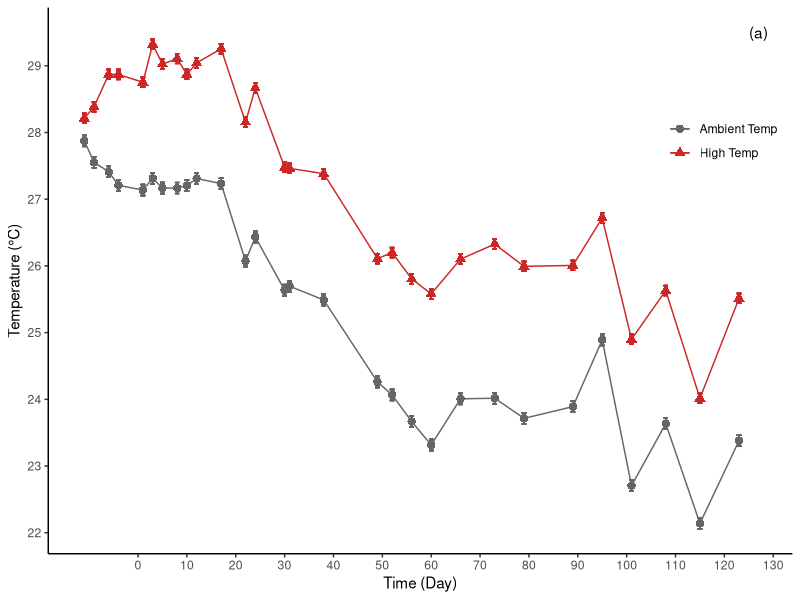
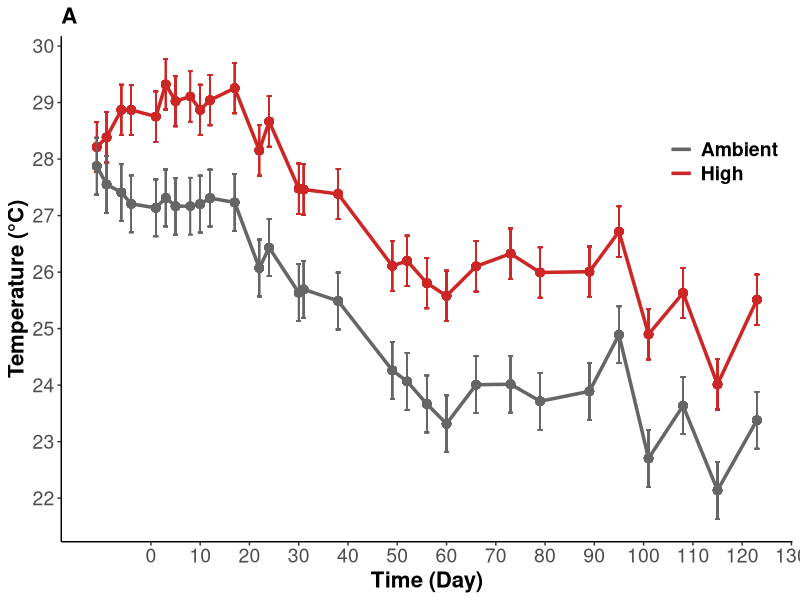
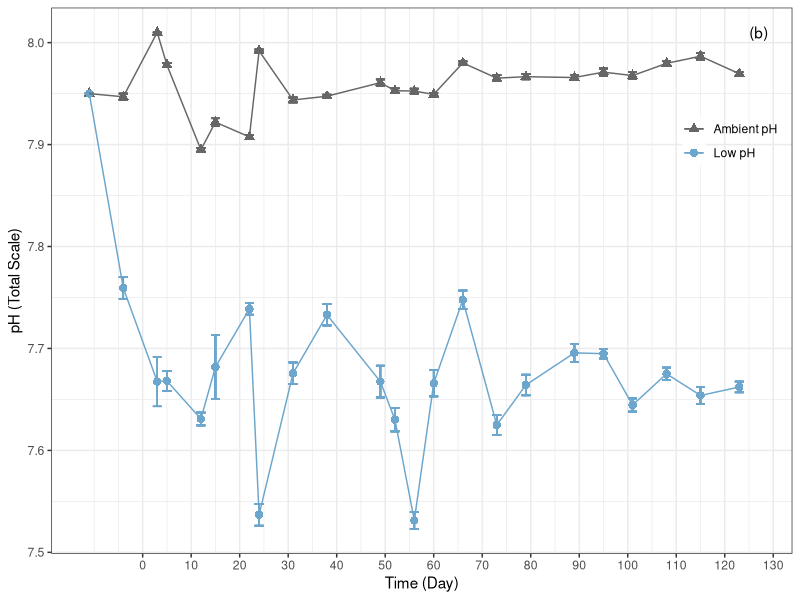
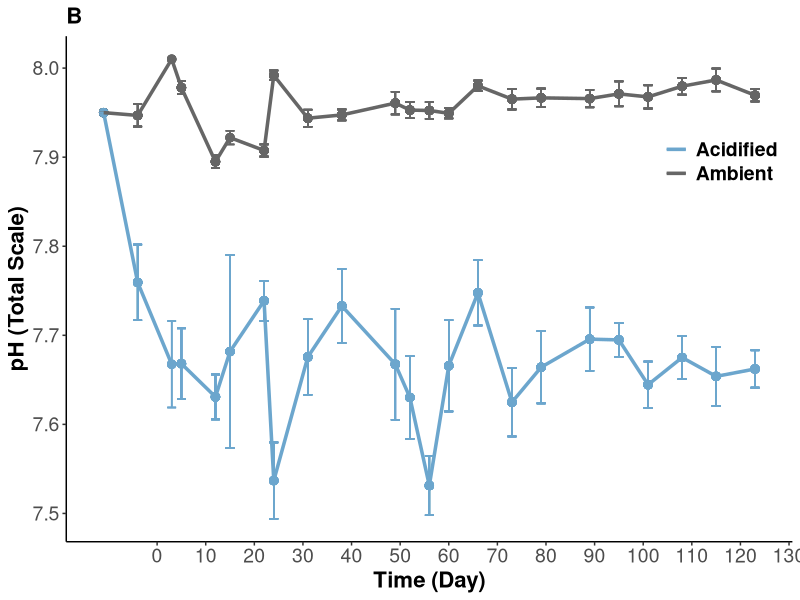
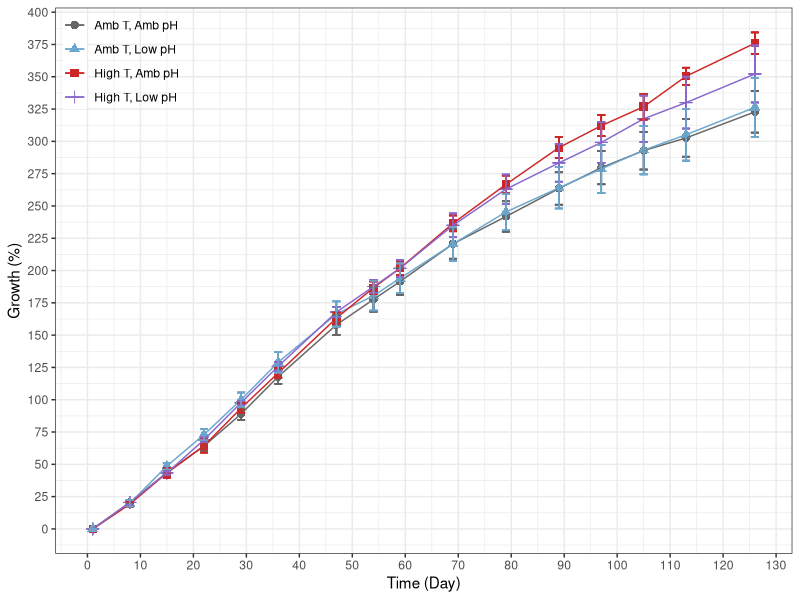
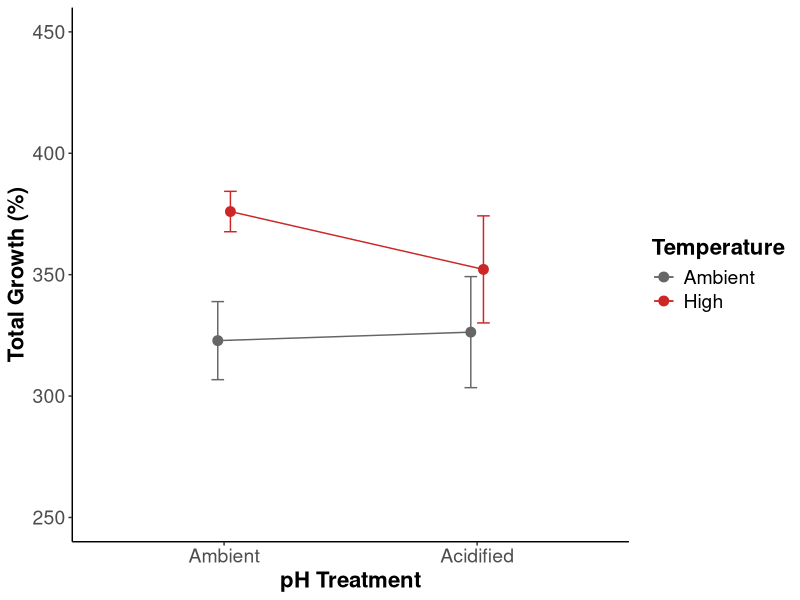
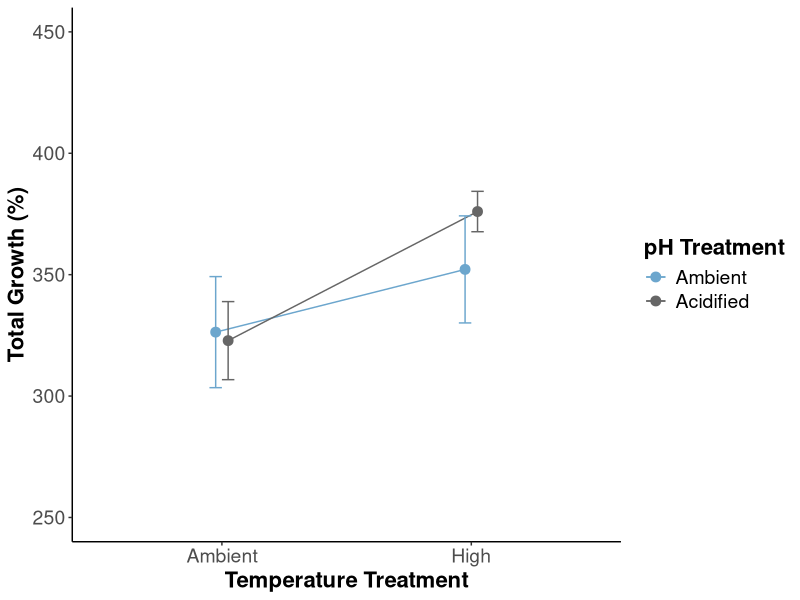
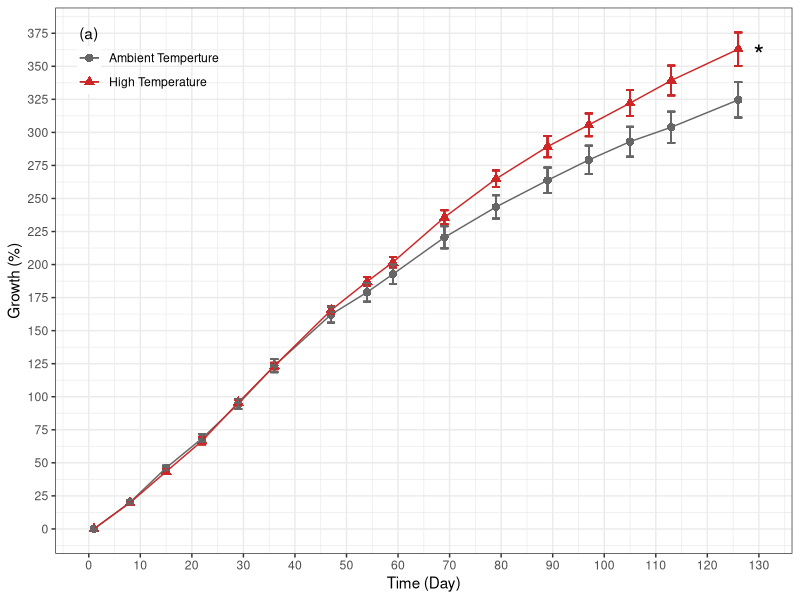

These figures' R source, in order: (Note: this script raises an error after producing the figures.)
## ---- chunk 1
rm(list=ls(all=TRUE))
results <- read.csv("Data/Urchin_ClimateChange_Data.csv", header=T, na.strings="NA")

library("tidyverse")
library("lme4") #linear mixed modeling
library("lmtest") #linear mixed modeling
library("lmerTest") #calculate p-values in models
library("car") #levenes tests
library("emmeans") #post-hoc tests
library("lsmeans") #post-hoc tests
library("plotrix") #calculate std.error
library("dplyr") 
## ---- chunk 2

#this doesn't work - group_by is not working and it's not recognizing temperature columns - why is this? 

results %>% 
  select("Day", "Temperature", "Temp") %>%
  drop_na(Temp) %>%
  group_by(Day, Temperature) %>%
  mutate(meanT = mean(Temp)) %>%
  group_by(Temperature) %>% 
  mutate(se = std.error(Temp)) %>%
  
  
ggplot(aes(Day, meanT, color = Temperature, shape = Temperature)) +
    geom_point(size = 2.5) +
    geom_errorbar(aes(ymin = meanT-se, ymax = meanT+se)) +
    geom_line() +
    scale_x_continuous(name="Time (Day)", breaks = seq(0,130, by = 10)) +
    scale_y_continuous(name="Temperature (°C)", breaks = seq(20,30, by = 1)) +
    scale_shape_discrete(name = NULL,
                         labels = c("Ambient Temp", "High Temp")) +
    scale_color_manual(name = NULL,
                       values = c("gray40", "firebrick3"),
                       labels = c("Ambient Temp", "High Temp")) +
    theme_classic() +
    theme(legend.margin = margin(0), 
          legend.position = c(.98,.8), 
          legend.justification = c("right", "top"),
          legend.background = element_blank()) + 
    annotate("text", x = 127, y = 29.5, label = "(a)")

#ggsave("TempOverTime.png", 
       #path = "/Users/emilysesno/Desktop/Emily/Graduate Work/Urchin_ClimateChange/Figures",
       #width = 7, height = 5)

## ---- chunk 3

results %>% 
  select("Day", "Temperature", "Temp") %>%
  drop_na(Temp) %>%
  group_by(Day, Temperature) %>%
  mutate(meanT = mean(Temp)) %>%
  group_by(Temperature) %>% 
  mutate(sd = sd(Temp)) %>%
  mutate(se = sd/sqrt(12)) %>%
  
  
ggplot(aes(Day, meanT, color = Temperature)) +
    geom_point(size = 2.5, show.legend=FALSE) +
    geom_errorbar(aes(ymin = meanT-se, ymax = meanT+se)) +
    geom_line(size=1.2) +
    scale_x_continuous(name="Time (Day)", breaks = seq(0,130, by = 10)) +
    scale_y_continuous(name="Temperature (°C)", breaks = seq(20,30, by = 1)) +
    scale_shape_discrete(name = NULL,
                         labels = c("Ambient", "High"))+
    scale_color_manual(name = NULL,
                       values = c("gray40", "firebrick3"),
                       labels = c("Ambient", "High")) +
    ggtitle("A")+
    theme_classic() +
    theme(legend.margin = margin(0), 
          legend.position = c(.98,.8), 
          legend.justification = c("right", "top"),
          legend.background = element_blank(), 
          axis.title = element_text(size = 16, face="bold"),
          axis.text = element_text(size = 14), 
          plot.title = element_text(size=16, face="bold"),
          legend.text = element_text(size=14, face="bold"))
## ---- chunk 4

results %>% 
  select("Day","pH", "pHspec") %>%
  drop_na(pHspec) %>%
  group_by(Day, pH) %>%
  mutate(meanpH = mean(pHspec)) %>%
  group_by(pH, meanpH) %>% 
  mutate(se = std.error(pHspec)) %>%

 ggplot(aes(Day, meanpH, color = pH, shape = pH)) +
    geom_point(size = 2.5) +
    geom_errorbar(aes(ymin = meanpH-se, ymax = meanpH+se)) +
    geom_line() +
    scale_x_continuous(name="Time (Day)", breaks = seq(0,130, by = 10)) +
    scale_y_continuous(name="pH (Total Scale)", breaks = seq(7.5,8.1, by = .1)) +
    scale_shape_discrete(name = NULL,
                         labels = c("Low pH", "Ambient pH"),
                         guide = guide_legend(reverse = TRUE)) +
    scale_color_manual(name = NULL,
                       values = c("skyblue3", "gray40"),
                       labels = c("Low pH", "Ambient pH"),
                       guide = guide_legend(reverse = TRUE)) +
    theme_bw() +
    theme(legend.margin = margin(0), 
          legend.position = c(.98,.8), 
          legend.justification = c("right", "top"),
          legend.background = element_blank()) +
    annotate("text", x = 127, y = 8.01, label = "(b)")

#ggsave("pHOverTime.png", 
      #path = "/Users/emilysesno/Desktop/Emily/Graduate Work/Urchin_ClimateChange/Figures",
      #width = 7, height = 5)



## ---- chunk 5

results %>% 
  select("Day","pH", "pHspec") %>%
  drop_na(pHspec) %>%
  group_by(Day, pH) %>%
  mutate(meanpH = mean(pHspec)) %>%
  group_by(pH, meanpH) %>% 
  mutate(sd = sd(pHspec)) %>%
  mutate(se = sd/sqrt(12)) %>%
  
  
ggplot(aes(Day, meanpH, color = pH)) +
    geom_point(size = 2.5, show.legend=FALSE) +
    geom_errorbar(aes(ymin = meanpH-sd, ymax = meanpH+sd)) +
    geom_line(size=1.2) +
    scale_x_continuous(name="Time (Day)", breaks = seq(0,130, by = 10)) +
    scale_y_continuous(name="pH (Total Scale)", breaks = seq(7.5,8.1, by = .1)) +
    scale_shape_discrete(name = NULL,
                         labels = c("Low pH", "High pH"))+
    scale_color_manual(name = NULL,
                       values = c("skyblue3", "gray40"),
                       labels = c("Acidified", "Ambient")) +
    ggtitle("B")+
    theme_classic() +
    theme(legend.margin = margin(0), 
          legend.position = c(.98,.8), 
          legend.justification = c("right", "top"),
          legend.background = element_blank(), 
          axis.title = element_text(size = 16, face="bold"),
          axis.text = element_text(size = 14), 
          plot.title = element_text(size=16, face="bold"),
          legend.text = element_text(size=14, face="bold"))
## ---- chunk 6
#### Growth Across Treatments

results %>% 
  select("Day", "Treatment","Temperature","pH","Growth") %>%
  drop_na(Growth) %>% 
  group_by(Day, Treatment) %>%
  mutate(se = (std.error(Growth))*100) %>%
  mutate(meanPct = (mean(Growth)*100)) %>% 

  
  ggplot(aes(Day, meanPct, shape = Treatment, color = Treatment)) +
    geom_point(size = 2.5) +
    geom_line() +
    scale_x_continuous(name="Time (Day)", breaks = seq(0,130, by = 10)) +
    scale_y_continuous(name="Growth (%)", breaks = seq(0,400, by = 25)) +
    geom_errorbar(aes(ymin = meanPct-se, ymax = meanPct+se, width = 1.5)) +
    theme_bw() + 
    scale_shape_discrete(name = NULL,
                         labels = c("Amb T, Amb pH", "Amb T, Low pH", "High T, Amb pH", "High T, Low pH")) +
    scale_colour_manual(name = NULL,
                        values = c("gray40", "skyblue3", "firebrick3","mediumpurple3"),
                        labels = c("Amb T, Amb pH", "Amb T, Low pH", "High T, Amb pH", "High T, Low pH")) +
    theme(legend.margin = margin(0), 
          legend.position = c(.01, .99), 
          legend.justification = c("left", "top"),
          legend.background = element_blank())

#ggsave("TreatmentGrowth.png", 
      #path = "/Users/emilysesno/Desktop/Emily/Graduate Work/Urchin_ClimateChange/Figures",
      #width = 7, height = 5)

## ---- chunk 7
#### Growth Across Treatments

results %>% 
  filter(Day==126) %>%
  select("Temperature","pH","Growth") %>%
  drop_na(Growth) %>% 
  mutate(meanPct = Growth*100) %>%
  group_by(Temperature, pH) %>%
  summarise(mean = mean(meanPct), 
            se = std.error(meanPct)) %>%
   
  
  ggplot(aes(x=pH, y=mean, color = Temperature, group=interaction(Temperature,pH))) +
    geom_point(size = 3,  position=position_dodge(0.1)) +
    geom_line(aes(group=Temperature),  position=position_dodge(0.1)) +
    xlab("pH Treatment") +
    ylab("Total Growth (%)")+
    geom_errorbar(aes(ymin = mean-se, ymax = mean+se, width = 0.1), position=position_dodge(0.1)) +
    theme_bw() + 
    scale_x_discrete(limits=c("ambient", "acidified"), 
                     label=c("Ambient", "Acidified"))+
    scale_colour_manual(name = "Temperature",
                        values = c("gray40", "firebrick3"),
                        labels = c("Ambient", "High")) +
    ylim(250,450)+
    theme_classic()+
    theme(legend.position = "right", 
          legend.background = element_blank(), 
          axis.title = element_text(size = 16, face="bold"),
          axis.text = element_text(size = 14), 
          plot.title = element_text(size=16, face="bold"),
          legend.text = element_text(size=14), 
          legend.title = element_text(size=16, face="bold"))

#ggsave("TreatmentGrowth.png", 
      #path = "/Users/emilysesno/Desktop/Emily/Graduate Work/Urchin_ClimateChange/Figures",
      #width = 7, height = 5)

## ---- chunk 8
#### Growth Across Treatments

results %>% 
  filter(Day==126) %>%
  select("Temperature","pH","Growth") %>%
  drop_na(Growth) %>% 
  mutate(meanPct = Growth*100) %>%
  group_by(Temperature, pH) %>%
  summarise(mean = mean(meanPct), 
            se = std.error(meanPct)) %>%
   
  
  ggplot(aes(x=Temperature, y=mean, color = pH, group=interaction(Temperature,pH))) +
    geom_point(size = 3,  position=position_dodge(0.1)) +
    geom_line(aes(group=pH),  position=position_dodge(0.1)) +
    xlab("Temperature Treatment") +
    ylab("Total Growth (%)")+
    geom_errorbar(aes(ymin = mean-se, ymax = mean+se, width = 0.1), position=position_dodge(0.1)) +
    theme_bw() + 
    scale_x_discrete(limits=c("ambient", "heated"), 
                     label=c("Ambient", "High"))+
    scale_colour_manual(name = "pH Treatment",
                        values = c("skyblue3", "gray40"),
                        labels = c("Ambient", "Acidified")) +
    ylim(250,450)+
    theme_classic()+
    theme(legend.position = "right", 
          legend.background = element_blank(), 
          axis.title = element_text(size = 16, face="bold"),
          axis.text = element_text(size = 14), 
          plot.title = element_text(size=16, face="bold"),
          legend.text = element_text(size=14), 
          legend.title = element_text(size=16, face="bold"))

#ggsave("TreatmentGrowth.png", 
      #path = "/Users/emilysesno/Desktop/Emily/Graduate Work/Urchin_ClimateChange/Figures",
      #width = 7, height = 5)

## ---- chunk 9

results %>% 
  select("Day","Temperature","Growth") %>%
  drop_na(Growth) %>% 
  group_by(Day, Temperature) %>%
  mutate(se = (std.error(Growth))*100) %>%
  mutate(meanPct = (mean(Growth)*100)) %>% 

  
  ggplot(aes(Day, meanPct, shape = Temperature, color = Temperature)) +
    geom_point(size = 2.5) +
    geom_line() +
    scale_x_continuous(name="Time (Day)", breaks = seq(0,130, by = 10)) +
    scale_y_continuous(name="Growth (%)", breaks = seq(0,400, by = 25)) +
    geom_errorbar(aes(ymin = meanPct-se, ymax = meanPct+se, width = 1.5)) +
    theme_bw() +
    scale_colour_manual(name = NULL, 
                        values = c("gray40", "firebrick3"), 
                        labels = c("Ambient Temperture", "High Temperature")) +
    scale_shape_discrete(name = NULL, 
                       labels = c("Ambient Temperture", "High Temperature")) +
    theme(legend.margin = margin(0), 
          legend.position = c(.03, 0.93), 
          legend.justification = c("left", "top"),
          legend.background = element_blank()) + 
    annotate("text", x = 0, y = 375, label = "(a)") +
    annotate("text", x = 130, y = 359, label = "*", size = 7)

#ggsave("TempGrowth.png", 
      #path = "/Users/emilysesno/Desktop/Emily/Graduate Work/Urchin_ClimateChange/Figures",
      #width = 7, height = 5)

## ---- chunk 10

results %>% 
  select("Day","pH","Growth") %>%
  drop_na(Growth) %>% 
  group_by(Day, pH) %>%
  mutate(se = (std.error(Growth))*100) %>%
  mutate(meanPct = (mean(Growth)*100)) %>% 

  ggplot(aes(Day, meanPct, shape = pH, color = pH)) +
    geom_point(size = 2.5) +
    geom_line() +
    scale_x_continuous(name="Time (Day)", breaks = seq(0,130, by = 10)) +
    scale_y_continuous(name="Growth (%)", breaks = seq(0,400, by = 25)) +
    geom_errorbar(aes(ymin = meanPct-se, ymax = meanPct+se, width = 1.5)) +
    theme_bw() +
    scale_colour_manual(name = NULL, 
                        values = c("skyblue3", "gray40"), 
                        labels = c("Low pH", "Ambient pH"),
                         guide = guide_legend(reverse = TRUE)) +
    scale_shape_discrete(name = NULL,
                         labels = c("Low pH", "Ambient pH"),
                         guide = guide_legend(reverse = TRUE)) +
    theme(legend.margin = margin(0), 
          legend.position = c(.03, .93), 
          legend.justification = c("left", "top"),
          legend.background = element_blank()) + 
    annotate("text", x = 0, y = 370, label = "(b)")

#ggsave("pHGrowth.png", 
      #path = "/Users/emilysesno/Desktop/Emily/Graduate Work/Urchin_ClimateChange/Figures",
      #width = 7, height = 5)
    

## ---- chunk 11
results %>% 
  select("Treatment","RatioSEM", "PartOfSpine") %>%
  drop_na(RatioSEM) %>% 
  group_by(Treatment, PartOfSpine) %>%
  mutate(se = std.error(RatioSEM)) %>%
  mutate(mean = (mean(RatioSEM))) %>%
  
  ggplot(aes(Treatment, mean, fill = Treatment)) +
    geom_col(position = "dodge") +
    facet_grid(cols = vars(PartOfSpine)) +
    geom_errorbar(aes(ymin = mean-se, ymax = mean+se), 
                      width = 0.4, position = position_dodge(.9)) +
    scale_x_discrete(name=NULL,
                     labels = c("Control", "Acidified", "Heated", "Heated/Acidified")) +
    scale_y_continuous(name="Calcification Ratio", breaks = seq(0,3.5, by = .5)) +
    scale_fill_manual(values = c("gray40", "skyblue3","firebrick3", "mediumpurple3" )) +
    scale_colour_identity() +
    theme_bw() +
    theme(legend.position = "none") +
    geom_text(aes(x= 1, y = 1, label = ""))
  
#ggsave("CalcRatioTrtmnt.png", 
      #path = "/Users/emilysesno/Desktop/Emily/Graduate Work/Urchin_ClimateChange/Figures",
      #width = 7, height = 5)  
## ---- chunk 12

results %>% 
  select("Temperature","pH","RatioSEM", "PartOfSpine") %>%
  drop_na(RatioSEM) %>% 
  dplyr::group_by(Temperature, pH, PartOfSpine) %>%
  mutate(se = std.error(RatioSEM)) %>%
  mutate(mean = (mean(RatioSEM))) %>%
  
  ggplot(aes(Temperature, mean, fill = pH)) +
    geom_col(position = "dodge") +
    facet_grid(cols = vars(PartOfSpine)) +
    geom_errorbar(aes(ymin = mean-se, ymax = mean+se), 
                      width = 0.4, position = position_dodge(.9)) +
    scale_x_discrete(name=NULL,
                     labels = c("Ambient Temperature", "High Temperature")) +
    scale_y_continuous(name="Calcification Ratio", breaks = seq(0,3.5, by = .5)) +
    scale_fill_manual(name = NULL, 
                      values = c("skyblue3", "gray40"),
                      labels = c("Low pH", "Ambient pH"),
                      guide = guide_legend(reverse = TRUE)) +
    theme_bw() +
    theme(legend.margin = margin(0), 
          legend.position = c(.98,.98), 
          legend.justification = c("right", "top"),
          legend.background = element_blank()) +
    geom_text(aes(x= 1, y = 1, label = ""))
  

#ggsave("CalcRatio.png", 
      #path = "/Users/emilysesno/Desktop/Emily/Graduate Work/Urchin_ClimateChange/Figures",
      #width = 7, height = 5)  

## ---- chunk 13
#### Growth Across Treatments

results %>% 
  select("Temperature","pH","RatioSEM", "PartOfSpine") %>%
  drop_na(RatioSEM) %>% 
  group_by(Temperature, pH, PartOfSpine) %>%
  summarize(mean = mean(RatioSEM), se = std.error(RatioSEM)) %>%

  ggplot(aes(x=Temperature, y=mean, color = pH, group=interaction(Temperature,pH))) +
    facet_wrap(~PartOfSpine)+
    geom_point(size = 3,  position=position_dodge(0.1)) +
    geom_line(aes(group=pH),  position=position_dodge(0.1)) +
    xlab("Temperature Treatment") +
    ylab("Calcification Ratio")+
    geom_errorbar(aes(ymin = mean-se, ymax = mean+se, width = 0.1), position=position_dodge(0.1)) +
    theme_bw() + 
    scale_x_discrete(limits=c("ambient", "heated"), 
                     label=c("Ambient", "High"))+
    scale_colour_manual(name = "pH Treatment",
                        values = c("skyblue3", "gray40"),
                        labels = c("Ambient", "Acidified")) +
    #ylim(250,450)+
    theme_classic()+
    theme(legend.position = "right", 
          legend.background = element_blank(), 
          axis.title = element_text(size = 16, face="bold"),
          axis.text = element_text(size = 14), 
          plot.title = element_text(size=16, face="bold"),
          legend.text = element_text(size=14), 
          legend.title = element_text(size=16, face="bold"))


## ---- chunk 14
#### Growth Across Treatments

results %>% 
  select("Temperature","pH","RatioSEM", "PartOfSpine") %>%
  drop_na(RatioSEM) %>% 
  group_by(Temperature, pH, PartOfSpine) %>%
  summarize(mean = mean(RatioSEM), se = std.error(RatioSEM)) %>%

  ggplot(aes(x=pH, y=mean, color = Temperature, group=interaction(Temperature,pH))) +
    facet_wrap(~PartOfSpine)+
    geom_point(size = 3,  position=position_dodge(0.1)) +
    geom_line(aes(group=Temperature),  position=position_dodge(0.1)) +
    xlab("pH Treatment") +
    ylab("Calcification Ratio")+
    geom_errorbar(aes(ymin = mean-se, ymax = mean+se, width = 0.1), position=position_dodge(0.1)) +
    theme_bw() + 
    scale_x_discrete(limits=c("ambient", "acidified"), 
                     label=c("Ambient", "Acidified"))+
    scale_colour_manual(name = "Temperature Treatment",
                        values = c("gray40", "firebrick3"),
                        labels = c("Ambient", "High")) +
    #ylim(250,450)+
    theme_classic()+
    theme(legend.position = "right", 
          legend.background = element_blank(), 
          axis.title = element_text(size = 16, face="bold"),
          axis.text = element_text(size = 14), 
          plot.title = element_text(size=16, face="bold"),
          legend.text = element_text(size=14), 
          legend.title = element_text(size=16, face="bold"))


## ---- chunk 15

results %>% 
  select("Temperature","pH","RatioLength", "Chosen") %>%
  drop_na(RatioLength) %>%
  mutate(Ratio = RatioLength/2) %>% 
  filter(Chosen == "yes") %>% 
  group_by(Temperature, pH) %>%
  mutate(se = std.error(Ratio)) %>%
  mutate(mean = mean(Ratio)) %>% 
  
  ggplot(aes(Temperature, mean, fill = pH)) +
    geom_col(position = "dodge") +
    geom_errorbar(aes(ymin = mean-se, ymax = mean+se), 
                      width = 0.2, position = position_dodge(.9)) +
    scale_x_discrete(name=NULL,
                     labels = c("Ambient Temperature", "High Temperature")) +
    scale_y_continuous(name="Relative Spine Length (% of TD)", 
                       breaks = seq(0,20, by = 2),
                       expand = expand_scale(add = c(0, 2))) +
    scale_fill_manual(name = NULL, 
                      values = c("skyblue3", "gray40"),
                      labels = c("Low pH", "Ambient pH"),
                      guide = guide_legend(reverse = TRUE)) +
    theme_bw() +
    theme(legend.margin = margin(0), 
          legend.position = c(.01, 1), 
          legend.justification = c("left", "top"),
          legend.background = element_blank()) +
    geom_text(aes(x= 1, y = 1, label = ""))

#ggsave("RelativeSpineLength.png", 
      #path = "/Users/emilysesno/Desktop/Emily/Graduate Work/Urchin_ClimateChange/Figures",
      #width = 7, height = 5)

## ---- chunk 16
#### Growth Across Treatments

results %>% 
  select("Temperature","pH","RatioLength", "Chosen") %>%
  drop_na(RatioLength) %>%
  mutate(Ratio = RatioLength/2) %>% 
  filter(Chosen == "yes") %>% 
  group_by(Temperature, pH) %>%
  summarize(mean = mean(Ratio), se = std.error(Ratio)) %>%

  ggplot(aes(x=Temperature, y=mean, color = pH, group=interaction(Temperature,pH))) +
    geom_point(size = 3,  position=position_dodge(0.1)) +
    geom_line(aes(group=pH),  position=position_dodge(0.1)) +
    xlab("Temperature Treatment") +
    ylab("Relative Spine Lengths")+
    geom_errorbar(aes(ymin = mean-se, ymax = mean+se, width = 0.1), position=position_dodge(0.1)) +
    ylim(10,20) +
    theme_bw() + 
    scale_x_discrete(limits=c("ambient", "heated"), 
                     label=c("Ambient", "High"))+
    scale_colour_manual(name = "pH Treatment",
                        values = c("skyblue3", "gray40"),
                        labels = c("Ambient", "Acidified")) +
    #ylim(250,450)+
    theme_classic()+
    theme(legend.position = "right", 
          legend.background = element_blank(), 
          axis.title = element_text(size = 16, face="bold"),
          axis.text = element_text(size = 14), 
          plot.title = element_text(size=16, face="bold"),
          legend.text = element_text(size=14), 
          legend.title = element_text(size=16, face="bold"))


## ---- chunk 17
#### Growth Across Treatments

results %>% 
  select("Temperature","pH","RatioLength", "Chosen") %>%
  drop_na(RatioLength) %>%
  mutate(Ratio = RatioLength/2) %>% 
  filter(Chosen == "yes") %>% 
  group_by(Temperature, pH) %>%
  summarize(mean = mean(Ratio), se = std.error(Ratio)) %>%

  ggplot(aes(x=pH, y=mean, color = Temperature, group=interaction(Temperature,pH))) +
    geom_point(size = 3,  position=position_dodge(0.1)) +
    geom_line(aes(group=Temperature),  position=position_dodge(0.1)) +
    xlab("pH Treatment") +
    ylab("Relative Spine Lengths")+
    geom_errorbar(aes(ymin = mean-se, ymax = mean+se, width = 0.1), position=position_dodge(0.1)) +
    ylim(10,20) +
    theme_bw() + 
    scale_x_discrete(limits=c("ambient", "acidified"), 
                     label=c("Ambient", "Acidified"))+
    scale_colour_manual(name = "Temperature Treatment",
                        values = c("gray40", "firebrick3"),
                        labels = c("Ambient", "High")) +
    theme_classic()+
    theme(legend.position = "right", 
          legend.background = element_blank(), 
          axis.title = element_text(size = 16, face="bold"),
          axis.text = element_text(size = 14), 
          plot.title = element_text(size=16, face="bold"),
          legend.text = element_text(size=14), 
          legend.title = element_text(size=16, face="bold"))


## ---- chunk 18

results %>% 
  select("Temperature","pH","SpineCount") %>%
  drop_na(SpineCount) %>% 
  group_by(Temperature, pH) %>%
  mutate(se = std.error(SpineCount)) %>%
  mutate(meanCount = mean(SpineCount)) %>% 
  
  ggplot(aes(Temperature, meanCount, fill = pH)) +
    geom_col(position = "dodge") +
    geom_errorbar(aes(ymin = meanCount-se, ymax = meanCount+se), 
                      width = 0.2, position = position_dodge(.9)) +
    scale_x_discrete(name=NULL,
                     labels = c("Ambient Temperature", "High Temperature")) +
    scale_y_continuous(name="Dropped Spines (Count)", breaks = seq(0,30, by = 2)) +
    scale_fill_manual(name = NULL, 
                      values = c("skyblue3", "gray40"),
                      labels = c("Low pH", "Ambient pH"),
                      guide = guide_legend(reverse = TRUE)) +
    theme_bw() +
    theme(legend.margin = margin(0), 
          legend.position = c(.98,.98), 
          legend.justification = c("right", "top"),
          legend.background = element_blank()) +
    geom_text(aes(x= 1, y = 1, label = ""))

#ggsave("DroppedSpines.png", 
      #path = "/Users/emilysesno/Desktop/Emily/Graduate Work/Urchin_ClimateChange/Figures",
      #width = 7, height = 5)

## ---- chunk 19
#### Growth Across Treatments

results %>% 
  select("Temperature","pH","SpineCount") %>%
  drop_na(SpineCount) %>% 
  group_by(Temperature, pH) %>%
  summarize(mean = mean(SpineCount), se = std.error(SpineCount)) %>%

  ggplot(aes(x=Temperature, y=mean, color = pH, group=interaction(Temperature,pH))) +
    geom_point(size = 3,  position=position_dodge(0.1)) +
    geom_line(aes(group=pH),  position=position_dodge(0.1)) +
    xlab("Temperature Treatment") +
    ylab("Dropped Spines")+
    geom_errorbar(aes(ymin = mean-se, ymax = mean+se, width = 0.1), position=position_dodge(0.1)) +
   # ylim(10,20) +
    theme_bw() + 
    scale_x_discrete(limits=c("ambient", "heated"), 
                     label=c("Ambient", "High"))+
    scale_colour_manual(name = "pH Treatment",
                        values = c("skyblue3", "gray40"),
                        labels = c("Ambient", "Acidified")) +
    #ylim(250,450)+
    theme_classic()+
    theme(legend.position = "right", 
          legend.background = element_blank(), 
          axis.title = element_text(size = 16, face="bold"),
          axis.text = element_text(size = 14), 
          plot.title = element_text(size=16, face="bold"),
          legend.text = element_text(size=14), 
          legend.title = element_text(size=16, face="bold"))


## ---- chunk 20
#### Growth Across Treatments

results %>% 
  select("Temperature","pH","SpineCount") %>%
  drop_na(SpineCount) %>% 
  group_by(Temperature, pH) %>%
  summarize(mean = mean(SpineCount), se = std.error(SpineCount)) %>%

  ggplot(aes(x=pH, y=mean, color = Temperature, group=interaction(Temperature,pH))) +
    geom_point(size = 3,  position=position_dodge(0.1)) +
    geom_line(aes(group=Temperature),  position=position_dodge(0.1)) +
    xlab("pH Treatment") +
    ylab("Dropped Spines")+
    geom_errorbar(aes(ymin = mean-se, ymax = mean+se, width = 0.1), position=position_dodge(0.1)) +
    theme_bw() + 
    scale_x_discrete(limits=c("ambient", "acidified"), 
                     label=c("Ambient", "Acidified"))+
    scale_colour_manual(name = "Temperature Treatment",
                        values = c("gray40", "firebrick3"),
                        labels = c("Ambient", "High")) +
    theme_classic()+
    theme(legend.position = "right", 
          legend.background = element_blank(), 
          axis.title = element_text(size = 16, face="bold"),
          axis.text = element_text(size = 14), 
          plot.title = element_text(size=16, face="bold"),
          legend.text = element_text(size=14), 
          legend.title = element_text(size=16, face="bold"))


## ---- chunk 21

results %>% 
  select("Treatment","SpineCount") %>%
  drop_na(SpineCount) %>% 
  group_by(Treatment) %>%
  mutate(se = std.error(SpineCount)) %>%
  mutate(meanCount = mean(SpineCount)) %>% 
  
  ggplot(aes(Treatment, meanCount, fill = Treatment)) +
    geom_col(position = "dodge") +
    geom_errorbar(aes(ymin = meanCount-se, ymax = meanCount+se), 
                      width = 0.2, position = position_dodge(.9)) +
    scale_x_discrete(name=NULL,
                     labels = c("Control", "Acidified", "Heated", "Heated/Acidified")) +
    scale_y_continuous(name="Dropped Spines (Count)", breaks = seq(0,30, by = 2)) +
    scale_fill_manual(values = c("gray40", "skyblue3","firebrick3", "mediumpurple3" )) +
    theme_bw() +
    theme(legend.position = "none") +
    geom_text(aes(x= 1, y = 1, label = ""))

#ggsave("DroppedSpinesTrtmnt.png", 
      #path = "/Users/emilysesno/Desktop/Emily/Graduate Work/Urchin_ClimateChange/Figures",
      #width = 7, height = 5)

## ---- chunk 22

structure <- read.csv("Data/Urchin_ClimateChange_Structure.csv", header=T, na="NA")

structure %>% 
  select("Temperature", "pH", "PcntUnorganized") %>% 
  drop_na(PcntUnorganized) %>% 
  
    ggplot(aes(Temperature, PcntUnorganized, fill = pH)) +
    geom_col(position = "dodge") +
    scale_x_discrete(name=NULL,
                     labels = c("Ambient Temperature", "High Temperature")) +
    scale_y_continuous(name="Bases with Unorganized Spine Structure (%)", breaks = seq(0,100, by = 10)) +
    scale_fill_manual(name = NULL, 
                      values = c("skyblue3", "gray40"),
                      labels = c("Low pH", "Ambient pH")) +
      theme_bw() +
    theme(legend.margin = margin(0), 
          legend.position = c(.98,.98), 
          legend.justification = c("right", "top"),
          legend.background = element_blank()) +
    geom_text(aes(x= 1, y = 1, label = ""))

#ggsave("PercentUnorganized.png", 
      #path = "/Users/emilysesno/Desktop/Emily/Graduate Work/Urchin_ClimateChange/Figures",
      #width = 7, height = 5)

## ---- chunk 23
#### Growth Across Treatments

structure <- read.csv("Data/Urchin_ClimateChange_Structure.csv", header=T, na="NA")

structure %>% 
  select("Temperature", "pH", "PcntUnorganized") %>% 
  drop_na(PcntUnorganized) %>% 

  ggplot(aes(x=Temperature, y=PcntUnorganized, color = pH, group=interaction(Temperature,pH))) +
    geom_point(size = 3,  position=position_dodge(0.1)) +
    geom_line(aes(group=pH),  position=position_dodge(0.1)) +
    xlab("Temperature Treatment") +
    ylab("Percent Unorganized")+
    #geom_errorbar(aes(ymin = mean-se, ymax = mean+se, width = 0.1), position=position_dodge(0.1)) +
    ylim(0,100) +
    theme_bw() + 
    scale_x_discrete(limits=c("Ambient", "Heated"), 
                     label=c("Ambient", "High"))+
    scale_colour_manual(name = "pH Treatment",
                        values = c("skyblue3", "gray40"),
                        labels = c("Ambient", "Acidified")) +
    theme_classic()+
    theme(legend.position = "right", 
          legend.background = element_blank(), 
          axis.title = element_text(size = 16, face="bold"),
          axis.text = element_text(size = 14), 
          plot.title = element_text(size=16, face="bold"),
          legend.text = element_text(size=14), 
          legend.title = element_text(size=16, face="bold"))


## ---- chunk 24
#### Growth Across Treatments

structure %>% 
  select("Temperature", "pH", "PcntUnorganized") %>% 
  drop_na(PcntUnorganized) %>% 

  ggplot(aes(x=pH, y=PcntUnorganized, color = Temperature, group=interaction(Temperature,pH))) +
    geom_point(size = 3,  position=position_dodge(0.1)) +
    geom_line(aes(group=Temperature),  position=position_dodge(0.1)) +
    xlab("pH Treatment") +
    ylab("Percent Unorganized")+
    ylim(0,100)+
    #geom_errorbar(aes(ymin = mean-se, ymax = mean+se, width = 0.1), position=position_dodge(0.1)) +
    theme_bw() + 
    scale_x_discrete(limits=c("Ambient", "Acidified"), 
                     label=c("Ambient", "Acidified"))+
    scale_colour_manual(name = "Temperature Treatment",
                        values = c("gray40", "firebrick3"),
                        labels = c("Ambient", "High")) +
    theme_classic()+
    theme(legend.position = "right", 
          legend.background = element_blank(), 
          axis.title = element_text(size = 16, face="bold"),
          axis.text = element_text(size = 14), 
          plot.title = element_text(size=16, face="bold"),
          legend.text = element_text(size=14), 
          legend.title = element_text(size=16, face="bold"))
